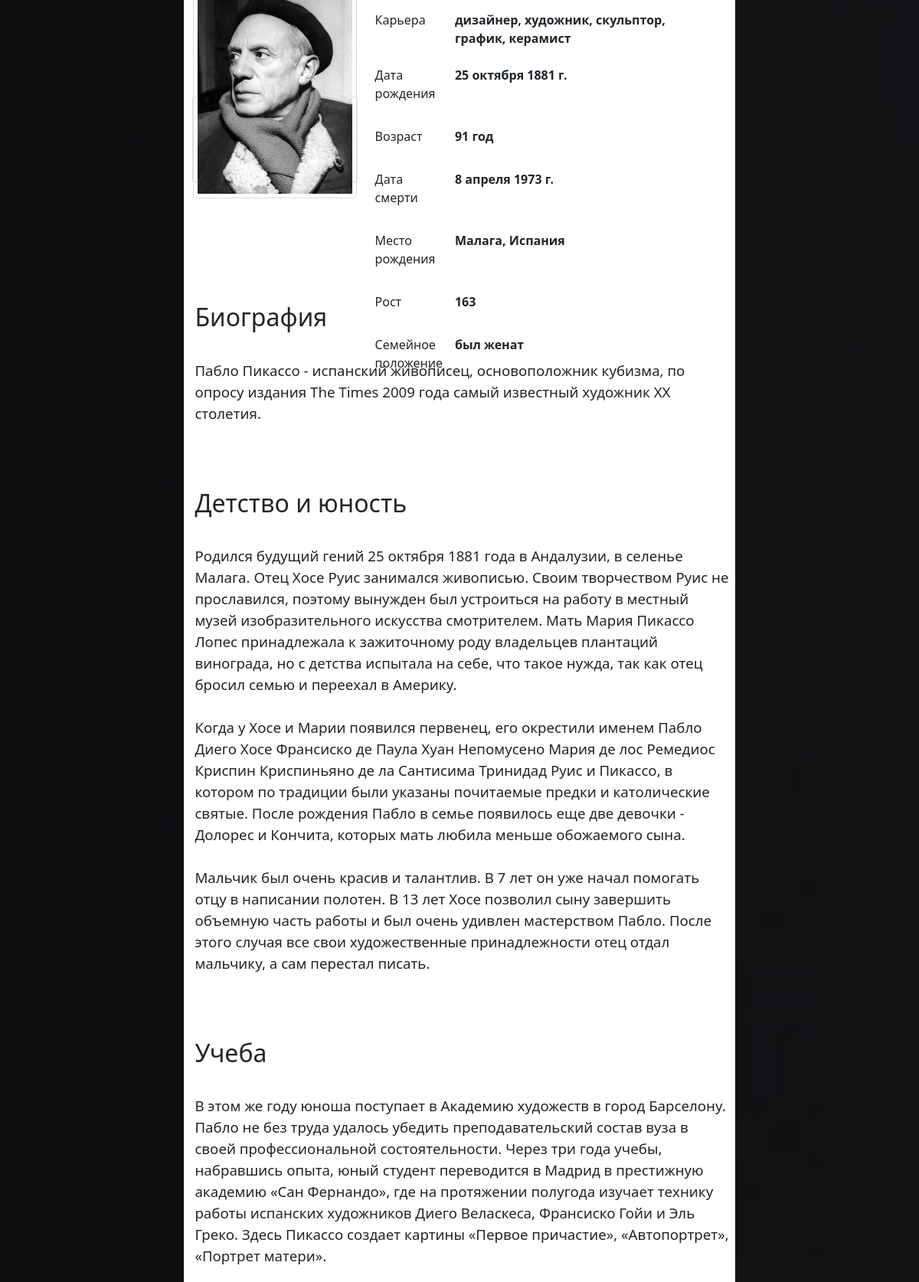
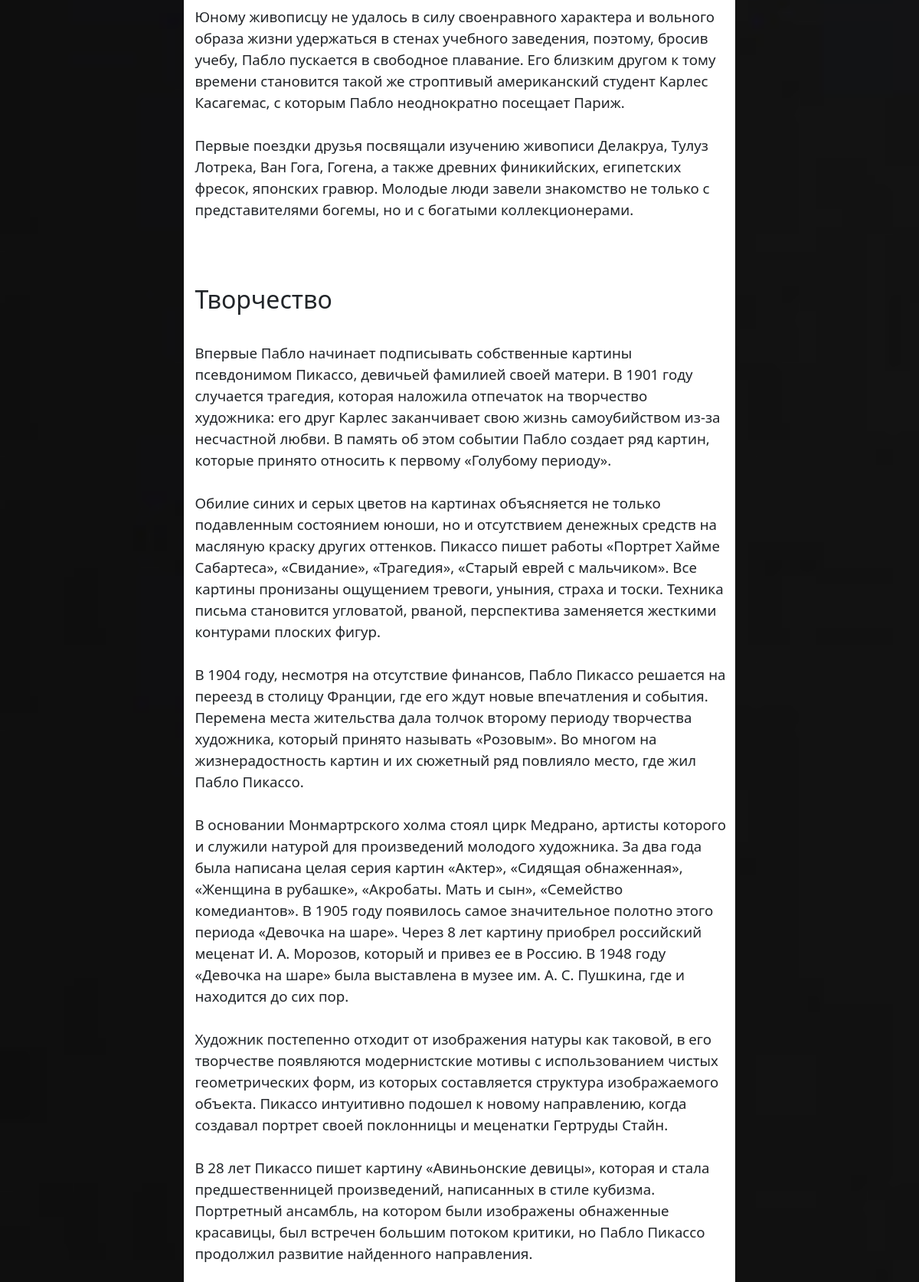
The page /biography/2 (upper part) on the database its author committed (2 pictures, top to bottom).
### artists/models.py (models this page shows)
class Biographies(models.Model):
    name = models.CharField(max_length=50)
    bio = models.TextField()
    annotation = models.CharField(max_length=200)
    career = models.CharField(max_length=200)
    age = models.CharField(max_length=10)
    birth = models.CharField(max_length=50)
    death = models.CharField(max_length=50)
    height = models.CharField(max_length=5)
    family = models.CharField(max_length=200)
    location = models.CharField(max_length=100)
    image = models.ImageField(upload_to='artists/')
    era = models.CharField(max_length=50, default='')
    genre = models.CharField(max_length=50, default='')

### artists/views.py (the view)
# urls.py: path('biography/<name>', BiographyPage.as_view(), name='biography'),
class BiographyPage(View):
    def get(self, request, name, *args, **kwargs):
        return render(request, 'artists/biography.html', context={'bio': Biographies.objects.filter(id=name)})

### artists/templates/artists/biography.html (shortened to what this page needs)
{% load static %}
<link rel="stylesheet" href="{% static 'css/mainpage.css' %}">
<link href="https://cdn.jsdelivr.net/npm/bootstrap@5.1.3/dist/css/bootstrap.min.css" rel="stylesheet">
<!DOCTYPE html>
<html lang="en">
<head>
</head>
<body style="background-color: black">
    <div class="hello">
        {% for data in bio %}
        <div class="forum">
            <div class="card" style="width: 30%; left: 0.5%; top: 45%; height: 40%;">
              <img class="bio-img" src="/media/{{ data.image }}" alt="...">
            </div>
            <dl class="row">
                <dd class="col-sm-3">Карьера</dd>
                <dt class="col-sm-9 ">{{ data.career }}</dt>
                <dd class="col-sm-3"><br>Дата рождения</dd>
                <dt class="col-sm-9"><br>{{ data.birth }}</dt>
                <dd class="col-sm-3"><br>Возраст</dd>
                <dt class="col-sm-9"><br>{{ data.age }}</dt>
                <dd class="col-sm-3"><br>Дата смерти</dd>
                <dt class="col-sm-9"><br>{{ data.death }}</dt>
                <dd class="col-sm-3"><br>Место рождения</dd>
                <dt class="col-sm-9"><br>{{ data.location }}</dt>
                <dd class="col-sm-3"><br>Рост</dd>
                <dt class="col-sm-9"><br>{{ data.height }}</dt>
                <dd class="col-sm-3 col-sm-my"><br>Семейное положение</dd>
                <dt class="col-sm-9"><br>{{ data.family }}</dt>
            </dl>
        </div>
        <div class="bio-text">
            {% autoescape off %}
                {{ data.bio }}
            {% endautoescape %}
        </div>
        {% endfor %}
    </div>
</body>
</html>

### static/css/mainpage.css (style rules this page uses)
body { background-image: url(../img/new_main.jpg); background-size: cover; background-repeat: no-repeat; width: 100%; height: 100%; background-attachment: fixed; }
.hello { background-color: white; width: 60%; left: 20%; background-repeat: no-repeat; position: relative; }
* { padding: 0; margin: 0; box-sizing: border-box; }
.card { width: 17%; height: 71%; float: left; top: 13%; left: 4%; margin-left: 1%; margin-bottom: 2%; display: flex; flex-direction: column; justify-content: space-between; }
.row { width: 60%; padding-top: 2%; padding-left: 2%; }
.bio-text { padding-top: 16%; padding-left: 2%; padding-right: 1%; line-height: 1.5; font-size:14pt; }
.forum { height: 35%; }
img { border: 1px solid #ddd; border-radius: 4px; padding: 5px; }
.bio-img { top: -140px; position: absolute; width: 100%; }

### rows shown on the page
Biographies: image (picture), career "дизайнер, художник, скульптор, график, керамист", birth "25 октября 1881 г.", age "91 год", death "8 апреля 1973 г.", location "Малага, Испания", height "163", family "был женат", bio "Биография Пабло Пикассо - испанский живописец, основоположник кубизма, по опросу издания Тhe Times 2009 года самый известный художник XX столетия. Детство и юность Родился будущий гений 25 октября 1881 года в Андалузии, в селенье Малага. Отец Хосе Руис занимался живописью. Своим творчеством Руис не прославился, поэтому вынужден был устроиться на работу в местный музей изобразительного искусства смотрителем. Мать Мария Пикассо Лопес принадлежала к зажиточному роду владельцев плантаций винограда, но с детства испытала на себе, что такое нужда, так как отец бросил семью и переехал в Америку. Когда у Хосе и Марии появился первенец, его окрестили именем Пабло Диего Хосе Франсиско де Паула Хуан…"
